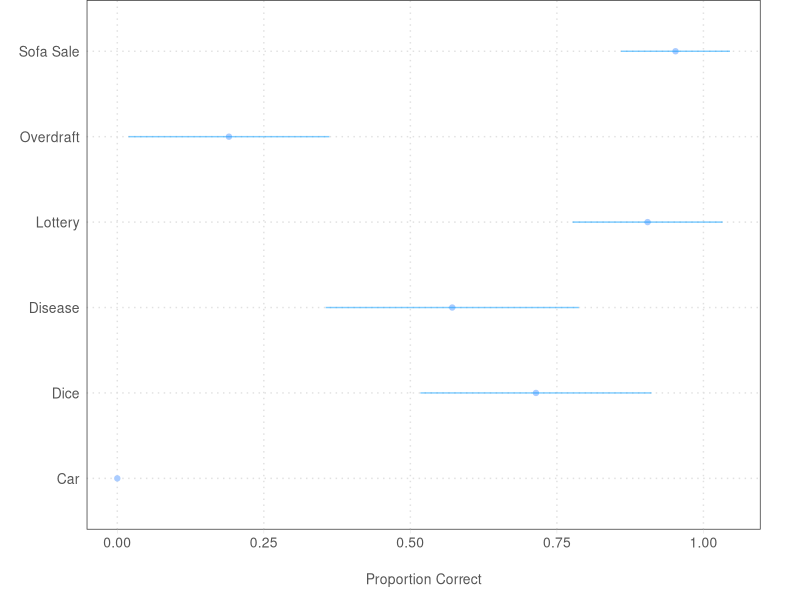
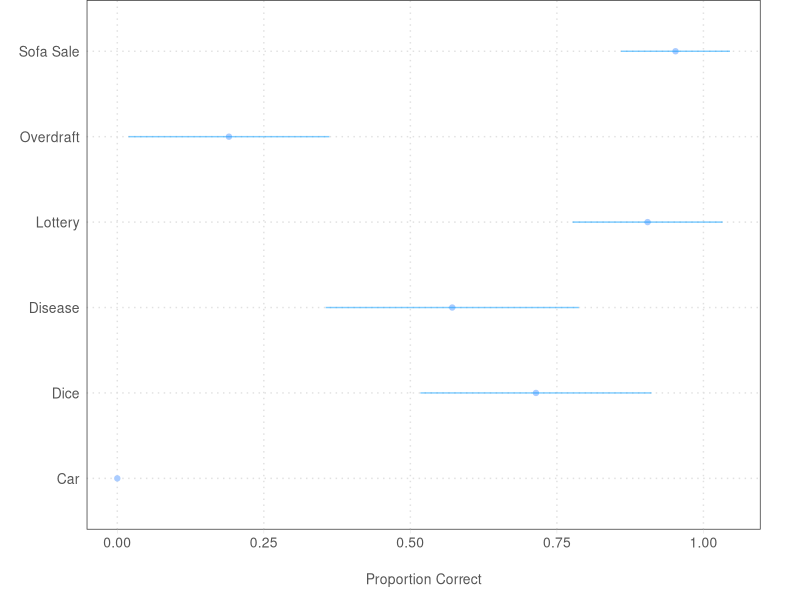

Recreate these plots in R, in order. (Note: this script raises an error after producing the figures.)
# Load libs
library(tidyverse)
library(readr)
library(tidyr)
library(ggplot2)
library(knitr)

# Load dat
uncert <- read_csv("data/prolific/Bot research_April 30, 2023_18.01.csv")
 
# Filter attn_check
uncert$attn_checkc <- uncert$attn == "Extremely interested,Very interested"

# Filter those who consent and not preview
fin_dat <- uncert[uncert$consent == 'Yes' & uncert$DistributionChannel != "preview" & !is.na(uncert$prolific_id) & uncert$attn_checkc, ]

## Recoding
## -----------

# Numeracy
fin_dat$num1c <- fin_dat$num1 == "45 miles"
fin_dat$num2c <- fin_dat$num2 == "500"
fin_dat$num3c <- fin_dat$num3 == "44"
fin_dat$num4c <- fin_dat$num4 == "$150"
fin_dat$num5c <- fin_dat$num5 == "$9,000"
fin_dat$num6c <- fin_dat$num6 == "10"

fin_dat$numeracy <- with(fin_dat, rowMeans(cbind(num1c, num2c, num3c, num4c, num5c, num6c)))

num_mean_se = fin_dat %>%
  select(num1c:num6c) %>%
  gather() %>%
  group_by(key) %>%
  summarize(avg = mean(value), se = sqrt(avg*(1 - avg)/n()), low_ci = avg - 2*se, hi_ci = avg + 2*se)

num_mean_se$lab <- c("Overdraft", "Dice", "Disease", "Sofa Sale", "Car", "Lottery")

kable(num_mean_se[, c("lab", "avg")])

ggplot(num_mean_se, 
       aes(x=lab, y=avg)) + 
  geom_point(aes(x=lab, y=avg), color = "#aaccff") + 
  geom_errorbar(aes(ymin=low_ci, ymax=hi_ci), width = 0, colour="#0099ff", alpha = .5) + 
  theme_bw() +
  xlab("") + 
  ylab("Proportion Correct") + 
  theme(panel.grid.major = element_line(color="#e1e1e1",  linetype = "dotted"),
        panel.grid.minor = element_blank(),
        legend.position  ="bottom",
        legend.key      = element_blank(),
        legend.key.width = unit(1, "cm"),
        axis.title   = element_text(size = 10, color = "#555555"),
        axis.text    = element_text(size = 10, color = "#555555"),
        axis.ticks.y = element_blank(),
        axis.title.x = element_text(vjust = -1, margin = margin(10, 0, 0, 0)),
        axis.title.y = element_text(vjust = 1),
        axis.ticks   = element_line(color = "#e3e3e3", size = .2),
        plot.margin = unit(c(0, 1, .5, 0), "cm")) + 
  coord_flip()
ggsave("figs/numeracy.png")



# Uncertainty qs. --- proportion choosing cash

fin_dat <- fin_dat %>% 
  mutate(sure_choice = case_when(
    cond == "clarifying" ~ uncertain_clarified == "$25 in cash",
    cond == "original_sure" ~ original_sure == "$25 in cash",
    cond == "original_uncertain" ~ original_uncertain == "$25 in cash",
    cond == "direct" ~ direct_comp == "A $50 Amazon gift card"
  ))

# Coerce followup to numeric + take out the $1000 response 

fin_dat$followup_n <- as.numeric(fin_dat$followup)
fin_dat$followup_n[fin_dat$followup_n == 1000] <- NA

### Analysis
fin_dat %>%
  group_by(cond) %>%
  summarise(mean(sure_choice))

fin_dat %>%
  group_by(cond) %>%
  summarise(mean_est = mean(followup_n, na.rm = T), med_est = median(followup_n, na.rm = T))

fin_dat %>%
  group_by(cond, sure_choice) %>%
  summarise(mean_est = mean(followup_n, na.rm = T), med_est = median(followup_n, na.rm = T))

#### Let's look at numeracy
fin_dat %>%
  group_by(cond, numeracy > .7) %>%
  summarise(mean(sure_choice))

fin_dat %>%
  filter(numeracy > .7) %>%
  group_by(cond, sure_choice) %>%
  summarise(mean_est = mean(followup_n, na.rm = T), med_est = median(followup_n, na.rm = T))

fin_dat %>%
  group_by(cond, numeracy > .7) %>%
  summarise(mean_est = mean(followup_n, na.rm = T), med_est = median(followup_n, na.rm = T))

### By follow-up estimate
fin_dat %>%
  group_by(cond, followup >= 50) %>%
  summarise(mean(sure_choice))
